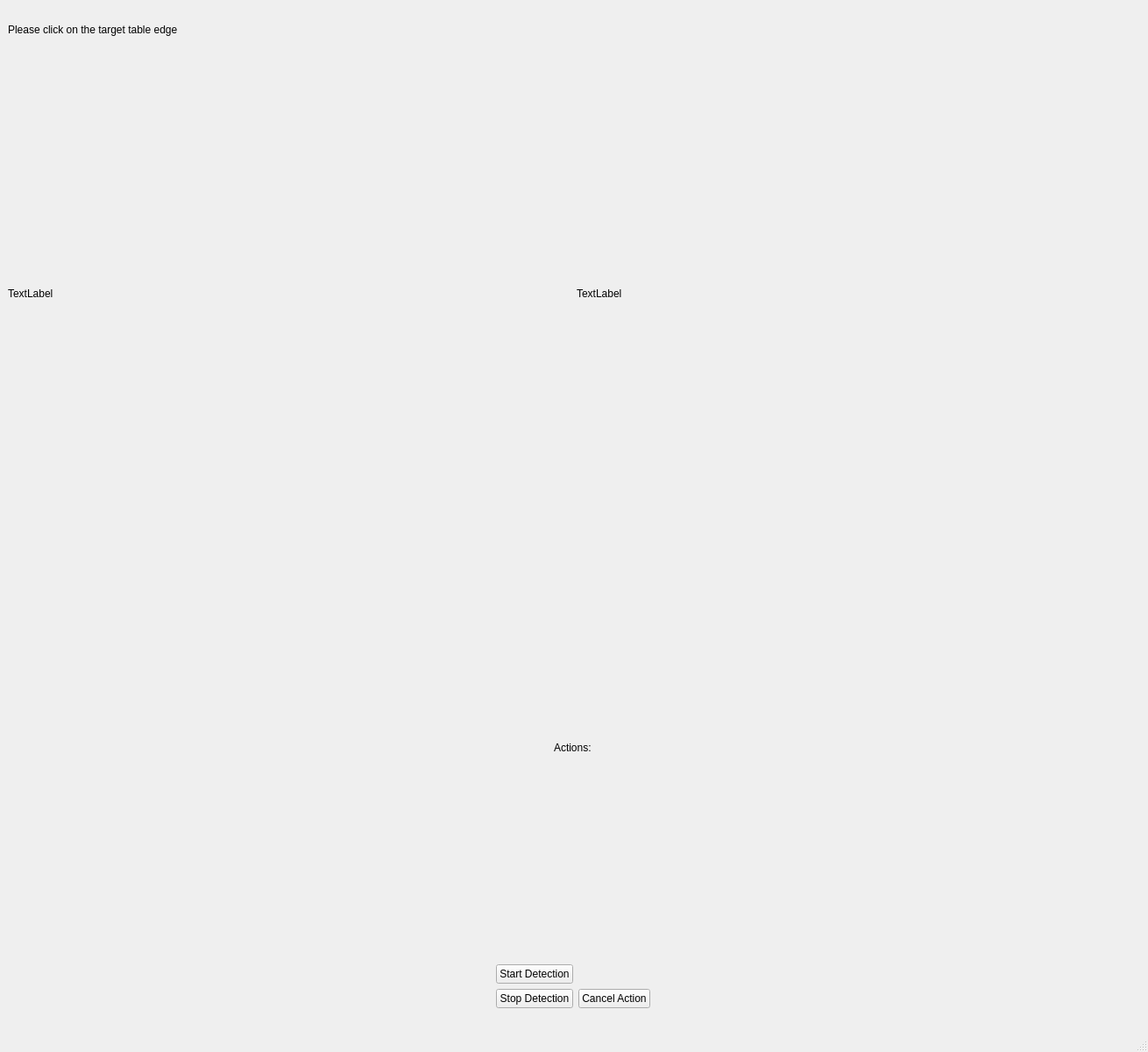
<?xml version="1.0" encoding="UTF-8"?>
<ui version="4.0">
 <class>mainWindow</class>
 <widget class="QMainWindow" name="mainWindow">
  <property name="geometry">
   <rect>
    <x>0</x>
    <y>0</y>
    <width>1310</width>
    <height>1200</height>
   </rect>
  </property>
  <property name="windowTitle">
   <string>Table Docking UI</string>
  </property>
  <property name="layoutDirection">
   <enum>Qt::LeftToRight</enum>
  </property>
  <widget class="QWidget" name="centralwidget">
   <widget class="QWidget" name="verticalLayoutWidget">
    <property name="geometry">
     <rect>
      <x>9</x>
      <y>9</y>
      <width>1291</width>
      <height>1141</height>
     </rect>
    </property>
    <layout class="QVBoxLayout" name="verticalLayout">
     <item>
      <layout class="QVBoxLayout" name="verticalLayout_2">
       <item>
        <widget class="QLabel" name="dockStatusText">
         <property name="maximumSize">
          <size>
           <width>16777215</width>
           <height>50</height>
          </size>
         </property>
         <property name="text">
          <string>Please click on the target table edge</string>
         </property>
        </widget>
       </item>
       <item>
        <layout class="QHBoxLayout" name="topLayout">
         <item>
          <widget class="QLabel" name="leftImage">
           <property name="text">
            <string>TextLabel</string>
           </property>
          </widget>
         </item>
         <item>
          <widget class="QLabel" name="rightImage">
           <property name="text">
            <string>TextLabel</string>
           </property>
          </widget>
         </item>
        </layout>
       </item>
       <item>
        <layout class="QHBoxLayout" name="middleLayout"/>
       </item>
       <item>
        <layout class="QHBoxLayout" name="bottomLayout">
         <item>
          <layout class="QVBoxLayout" name="verticalLayout_4">
           <item alignment="Qt::AlignHCenter">
            <widget class="QLabel" name="label_3">
             <property name="text">
              <string>Actions:</string>
             </property>
            </widget>
           </item>
           <item>
            <layout class="QGridLayout" name="gridLayout_3">
             <item row="0" column="0">
              <widget class="QPushButton" name="startDetection_button">
               <property name="sizePolicy">
                <sizepolicy hsizetype="Fixed" vsizetype="Fixed">
                 <horstretch>0</horstretch>
                 <verstretch>0</verstretch>
                </sizepolicy>
               </property>
               <property name="layoutDirection">
                <enum>Qt::LeftToRight</enum>
               </property>
               <property name="text">
                <string>Start Detection</string>
               </property>
              </widget>
             </item>
             <item row="1" column="0">
              <widget class="QPushButton" name="stopDetection_button">
               <property name="text">
                <string>Stop Detection</string>
               </property>
              </widget>
             </item>
             <item row="1" column="1">
              <widget class="QPushButton" name="cancelAction_button">
               <property name="sizePolicy">
                <sizepolicy hsizetype="Fixed" vsizetype="Fixed">
                 <horstretch>0</horstretch>
                 <verstretch>0</verstretch>
                </sizepolicy>
               </property>
               <property name="minimumSize">
                <size>
                 <width>50</width>
                 <height>0</height>
                </size>
               </property>
               <property name="text">
                <string>Cancel Action</string>
               </property>
              </widget>
             </item>
            </layout>
           </item>
          </layout>
         </item>
        </layout>
       </item>
      </layout>
     </item>
    </layout>
   </widget>
  </widget>
  <widget class="QMenuBar" name="menubar">
   <property name="geometry">
    <rect>
     <x>0</x>
     <y>0</y>
     <width>1310</width>
     <height>22</height>
    </rect>
   </property>
  </widget>
  <widget class="QStatusBar" name="statusbar"/>
 </widget>
 <resources/>
 <connections/>
</ui>
